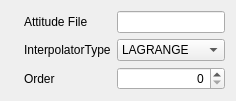
          <widget class="QWidget" name="page_9">
           <layout class="QHBoxLayout" name="horizontalLayout_15">
            <item>
             <layout class="QGridLayout" name="gridLayout_16">
              <item row="0" column="1">
               <widget class="QLabel" name="AttitudeFileLabel">
                <property name="text">
                 <string>Attitude File</string>
                </property>
               </widget>
              </item>
              <item row="1" column="1">
               <widget class="QLabel" name="InterpolationLabel">
                <property name="text">
                 <string>InterpolatorType</string>
                </property>
               </widget>
              </item>
              <item row="1" column="2">
               <widget class="QComboBox" name="InterpolatorComboBox">
                <property name="sizeAdjustPolicy">
                 <enum>QComboBox::AdjustToContents</enum>
                </property>
                <item>
                 <property name="text">
                  <string>LAGRANGE</string>
                 </property>
                </item>
                <item>
                 <property name="text">
                  <string>HERMITE</string>
                 </property>
                </item>
                <item>
                 <property name="text">
                  <string>POLYNOMIAL</string>
                 </property>
                </item>
               </widget>
              </item>
              <item row="3" column="1">
               <widget class="QLabel" name="OrderLabel">
                <property name="text">
                 <string>Order</string>
                </property>
               </widget>
              </item>
              <item row="0" column="2">
               <widget class="QLineEdit" name="lineEdit_7">
                <property name="alignment">
                 <set>Qt::AlignRight|Qt::AlignTrailing|Qt::AlignVCenter</set>
                </property>
               </widget>
              </item>
              <item row="3" column="2">
               <widget class="QSpinBox" name="OrderSpinBox">
                <property name="alignment">
                 <set>Qt::AlignRight|Qt::AlignTrailing|Qt::AlignVCenter</set>
                </property>
               </widget>
              </item>
              <item row="3" column="0">
               <widget class="QLabel" name="label_17">
                <property name="text">
                 <string/>
                </property>
                <property name="pixmap">
                 <pixmap resource="../../iconary/sta-icons.qrc">:/icons/compute.png</pixmap>
                </property>
               </widget>
              </item>
              <item row="0" column="0">
               <widget class="QLabel" name="label_16">
                <property name="text">
                 <string/>
                </property>
                <property name="pixmap">
                 <pixmap>:/icons/file.png</pixmap>
                </property>
               </widget>
              </item>
              <item row="1" column="0">
               <widget class="QLabel" name="label_19">
                <property name="text">
                 <string/>
                </property>
                <property name="pixmap">
                 <pixmap resource="../../iconary/sta-icons.qrc">:/icons/AttitudeInterpolation.png</pixmap>
                </property>
               </widget>
              </item>
             </layout>
            </item>
           </layout>
          </widget>
